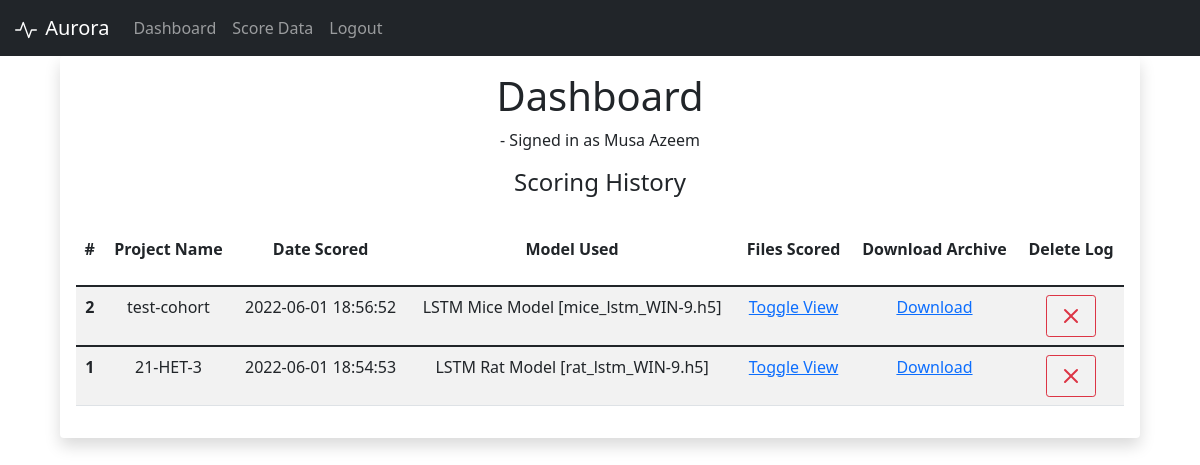
The page /dashboard (signed in) on the database as committed earlier.
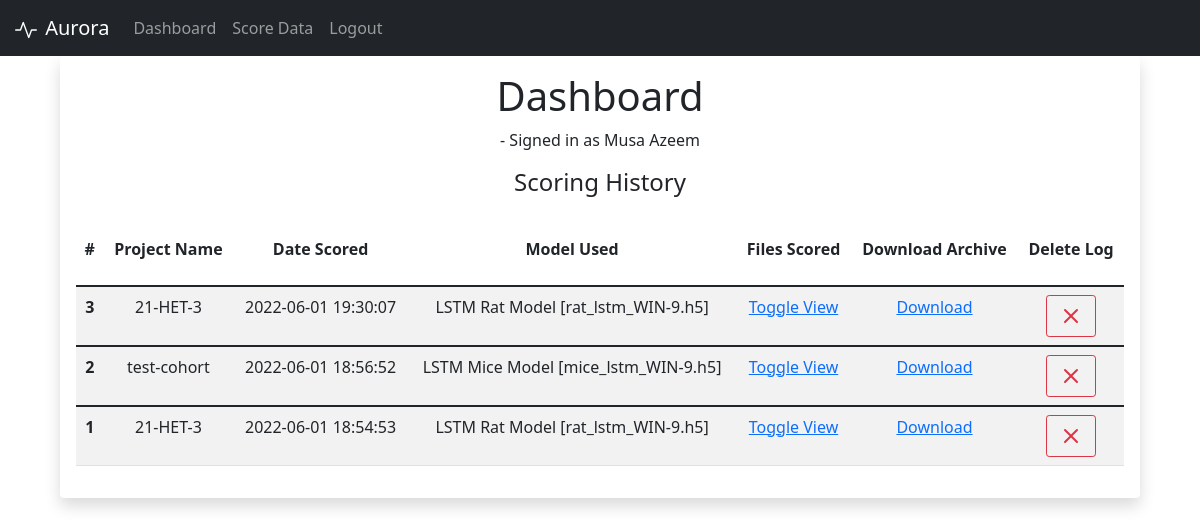
The same page on the database as committed later.
### app.py (models this page shows)
class ScoringLog(db.Model):
    id = db.Column(db.Integer, primary_key=True)
    email = db.Column(db.String(200), nullable=False)
    project_name = db.Column(db.String(200), nullable=False)
    date_scored = db.Column(db.DateTime, default=datetime.utcnow)
    filename = db.Column(db.String(200), nullable=False)    #filename in ARCHIVE_FOLDER
    model = db.Column(db.String(200), nullable=False)
    files = db.Column(db.String(1000), nullable=False)      # json list of files
    is_deleted = db.Column(db.Boolean, default=False)

### app.py (the view)
@app.route('/dashboard')
@login_required
def dashboard():
    logs = list(ScoringLog.query.filter_by(email=current_user.email, is_deleted=False))
    logs.reverse()
    print(logs)
    files = []
    for log in logs:
        log.date_scored = str(log.date_scored)[:-7]
        files.append(json.loads(log.files)[0])
    return render_template('dashboard.jinja',
                           name=f'{current_user.first_name} {current_user.last_name}',
                           logs=logs,
                           files=files)

### app.py (called while the page is built)
@login_manager.user_loader
def load_user(user_id):
    return Users.query.get(int(user_id))

### templates/dashboard.jinja (shortened to what this page needs)
{% extends 'base.jinja' %}
{% block body %}
    <h1 class="text-center">Dashboard</h1>
    <p class="text-center">- Signed in as {{ name }}</p>
    <h4 class="text-center">Scoring History</h4>
    <br>
    <table class="table table-striped table-hover table-condensed">
        <thead>
            <tr>
                <th scope="col"><p class="text-center">#</p></th>
                <th scope="col"><p class="text-center">Project Name</p></th>
                <th scope="col"><p class="text-center">Date Scored</p></th>
                <th scope="col"><p class="text-center">Model Used</p></th>
                <th scope="col"><p class="text-center">Files Scored</p></th>
                <th scope="col"><p class="text-center">Download Archive</p></th>
                <th scope="col"><p class="text-center">Delete Log</p></th>
            </tr>
        </thead>
        {% for log in logs %}
            <tbody>
                <tr >
                    <th scope="row"><p class="text-center">{{ log.id }}</p></th>
                    <td><p class="text-center">{{ log.project_name }}</p></td>
                    <td><p class="text-center">{{ log.date_scored }}</p></td>
                    <td><p class="text-center">{{ log.model }}</p></td>
                    <td>
                        <a href="#collapseFiles{{ log.id }}" data-bs-toggle="collapse">
                            <p class="text-center">Toggle View</p>
                        </a>
                    </td>
                    <td>
                        <a href="{{ url_for('download_archive_zip', filename=log.filename) }}">
                            <p class="text-center">Download</p>
                        </a>
                    </td>
                    <td>
                        <div class="text-center">
                            <a href="{{ url_for('delete_log', log_id=log.id) }}" class="btn btn-sm btn-outline-danger">
                            </a>
                        </div>
                    </td>
                </tr>
            </tbody>
        {% endfor %}
    </table>
{% endblock body %}

### templates/base.jinja (shortened to what this page needs)
<!DOCTYPE html>
<html lang="en">
<html>
    <head>
        {% include 'inc/head.jinja' %}
        <link href="{{ url_for('static',filename='styles/bootstrap-custom.css') }}" rel="stylesheet">
    </head>
    <body>
        {% include 'inc/navbar.jinja' %}
        <div class="container shadow p-3 mb-5 bg-white rounded" id="base-body">
            {% block body %}{% endblock body %}
        </div>
    </body>
</html>

### templates/inc/head.jinja (shortened to what this page needs)
<link href="https://cdn.jsdelivr.net/npm/bootstrap@5.1.3/dist/css/bootstrap.min.css" rel="stylesheet"
>

### templates/inc/navbar.jinja (shortened to what this page needs)
<nav class="navbar navbar-expand-lg navbar-dark bg-dark">
    <div class="container-fluid">
        <a class="navbar-brand" href="{{ url_for('index') }}">
            Aurora
        </a>
        <div class="collapse navbar-collapse" id="navbarSupportedContent">
            <ul class="navbar-nav me-auto mb-2 mb-lg-0">
                <li>
                    <a class="nav-link" href="{{ url_for('dashboard') }}">Dashboard</a>
                </li>
                <li class="nav-item">
                    <a class="nav-link" href="{{ url_for('score_data') }}">Score Data</a>
                </li>
                <li class="nav-item">
                    <a class="nav-link" href="{{ url_for('logout') }}">Logout</a>
                </li>
            </ul>
        </div>
    </div>
</nav>

Rows that differ between the two databases and show on the page:
added ScoringLog: id "3", project_name "21-HET-3", date_scored "2022-06-01 19:30:07", model "LSTM Rat Model [rat_lstm_WIN-9.h5]"
